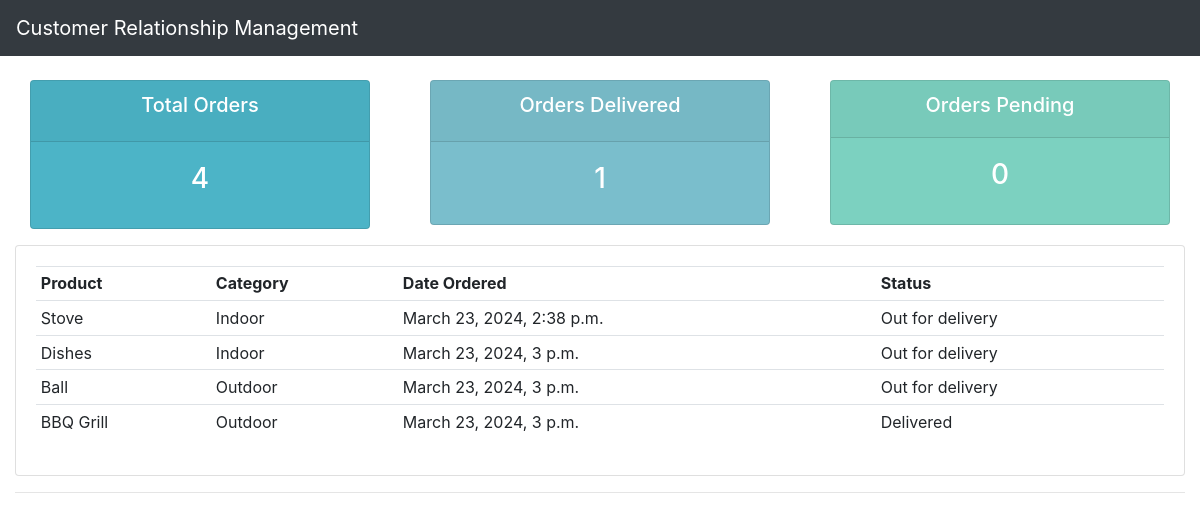
Page /user/ (signed in) on the committed database.
### accounts/models.py (models this page shows, shortened)
class Order(models.Model):
	STATUS = (
			('Pending', 'Pending'),
			('Out for delivery', 'Out for delivery'),
			('Delivered', 'Delivered'),
			)
	customer = models.ForeignKey(Customer, null=True, on_delete= models.SET_NULL)
	product = models.ForeignKey(Product, null=True, on_delete= models.SET_NULL)
	date_created = models.DateTimeField(auto_now_add=True, null=True)
	status = models.CharField(max_length=200, null=True, choices=STATUS)

class Product(models.Model):
	CATEGORY = (
			('Indoor', 'Indoor'),
			('Outdoor', 'Outdoor'),
		)
	name = models.CharField(max_length=200, null=True)
	price = models.FloatField(null=True)
	category = models.CharField(max_length=200, null=True, choices=CATEGORY)
	description = models.CharField(max_length=200, null=True, blank=True)
	date_created = models.DateTimeField(auto_now_add=True, null=True)
	tags = models.ManyToManyField(Tag)
	def __str__(self):
		return self.name

### accounts/decorators.py (the view)
        def wrapper_func(request, *args, **kwargs):
            group = None
            if request.user.groups.exists():
                group = request.user.groups.all()[0].name
            if group in allowed_roles:
                return view_func(request, *args, **kwargs)
            else:
                return HttpResponse('You are not authorized to view this page')

### accounts/views.py (called while the page is built)
@login_required(login_url='login')
@allowed_users(allowed_roles=['customer'])
def userPage(request):
	orders = request.user.customer.order_set.all()
	total_orders = orders.count()
	delivered = orders.filter(status='Delivered').count()
	pending = orders.filter(status='Pending').count()
	context = {'orders': orders, 'total_orders': total_orders, 'delivered': delivered, 'pending': pending}
	return render(request, 'accounts/user.html', context)

### accounts/templates/accounts/user.html (shortened to what this page needs)
{%extends 'accounts/main.html'%}
{% block content%}
{% include 'accounts/status.html'%}
<div class="row">
    <div class="col-md">
        <div class="card card-body">
            <table class="table table-sm">
                <tr>
                    <th>Product</th>
                    <th>Category</th>
                    <th>Date Ordered</th>
                    <th>Status</th>
                </tr>
                {%for order in orders %}
                <tr>
                    <td>{{order.product}}</td>
                    <td>{{order.product.category}}</td>
                    <td>{{order.date_created}}</td>
                    <td>{{order.status}}</td>
                </tr>
                {%endfor%}
            </table>
        </div>
    </div>
</div>
{%endblock content%}

### accounts/templates/accounts/main.html (shortened to what this page needs)
{% load static %}
<!DOCTYPE html>
<html>
<head>
	<link rel="stylesheet" href="https://cdn.jsdelivr.net/npm/bootstrap@4.3.1/dist/css/bootstrap.min.css">
	<link rel="stylesheet" type="text/css" href="{% static '/css/main.css' %}">
</head>
<body>
	{% include 'accounts/navbar.html' %}
	<div class="container-fluid">
	{% block content %}
	{% endblock %}
	<hr>
</body>
</html>

### accounts/templates/accounts/navbar.html (shortened to what this page needs)
{% load static %}
<nav class="navbar navbar-expand-lg navbar-dark bg-dark">
  <a class="navbar-brand" href="{% url 'home' %}">Customer Relationship Management</a>
  <div class="collapse navbar-collapse" id="navbarNav">
        <ul class="navbar-nav">
            {%if request.user.is_staff%}
            <li class="nav-item active">
                <a class="nav-link" href="{%url 'home'%}">Dashboard</a>
            </li>
            <li class="nav-item">
                <a class="nav-link" href="{%url 'products'%}">Products</a>
            </li>
            {%else%}
            <li class="nav-item">
                <a href="{%url 'account'%}" class="nav-link"></a>
            </li>
            {%endif%}
        </ul>
    </div>
</nav>

### accounts/templates/accounts/status.html
<br>
<div class="row">
    <div class="col">
        <div class="col-md">
            <div class="card text-center text-white mb-3" id="total-orders">
                <div class="card-header">
                    <h5 class="card-title">Total Orders</h5>
                </div>
                <div class="card-body">
                    <h3 class="card-title">{{total_orders}}</h3>
                </div>
            </div>
        </div>
    </div>
    <div class="col">
        <div class="col-md">
            <div class="card text-center text-white mb-3" id="orders-delivered">
                <div class="card-header">
                    <h5 class="card-title">Orders Delivered</h5>
                </div>
                <div class="card-body">
                    <h3 cla ss="card-title">{{delivered}}</h3>
                </div>
            </div>
        </div>
    </div>
    <div class="col">
        <div class="col-md">
            <div class="card text-center text-white mb-3" id="orders-pending">
                <div class="card-header">
                    <h5 class="Orders-Pending">Orders Pending</h5>
                </div>
                <div class="card-body">
                    <h3 class="card-title">{{pending}}</h3>
                </div>
            </div>
        </div>
    </div>
</div>

### static/css/main.css (style rules this page uses)
#total-orders { background-color: #4cb4c7; }
#orders-delivered { background-color: #7abecc; }
#orders-pending { background-color: #7cd1c0; }

### rows in the picture
Order: product "Stove", product.category "Indoor", date_created "March 23, 2024, 2:38 p.m.", status "Out for delivery"
Order: product "Dishes", product.category "Indoor", date_created "March 23, 2024, 3 p.m.", status "Out for delivery"
Order: product "Ball", product.category "Outdoor", date_created "March 23, 2024, 3 p.m.", status "Out for delivery"
Order: product "BBQ Grill", product.category "Outdoor", date_created "March 23, 2024, 3 p.m.", status "Delivered"

### other values in the picture
{{ total_orders }} "4"
{{ delivered }} "1"
{{ pending }} "0"
